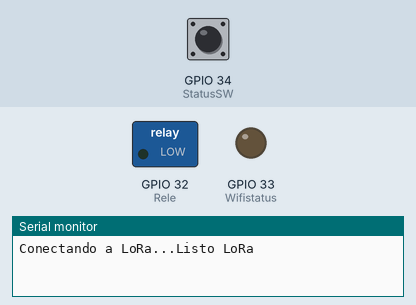
Bench run of a program on a simulated ESP32. Parts: switched loads named in the program (green lamp = pin HIGH), output pins drawn as LEDs (lit = HIGH), the last lines printed to the serial monitor. Inputs (shaded band) come from the test bench; at power-on: GPIO 34 (StatusSW) LOW. WiFi joins after 1.5 s; servers stay silent unless stated; no radio packets arrive unless stated.

Above: at 1.2 s.
1.3 s: GPIO 34 (StatusSW) pulled HIGH for 0.15 s
At 1.38 s:
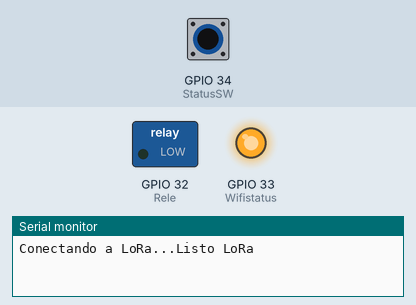
5.4 s: GPIO 34 (StatusSW) pulled HIGH for 3.2 s
At 9.2 s:
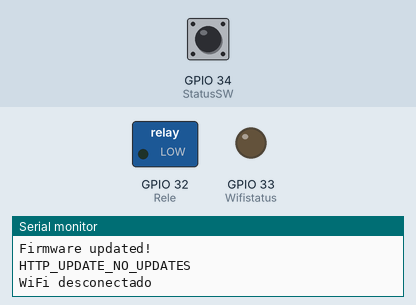
Timing chart, 0 to 10.7 s (numbered marks = the images above; inputs shaded):
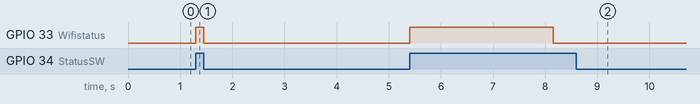

Measured:
- after the input at 1.3 s, GPIO 33 (Wifistatus): LOW → HIGH at once, → LOW 0.15 s later
- after the input at 5.4 s, GPIO 33 (Wifistatus): LOW → HIGH at once, → LOW 2.8 s later

The program:

main.cpp
```cpp
#include <Arduino.h>
#include <ArduinoJson.h>
#include <LoRa.h>
#include <WiFiManager.h>
#include <WiFi.h>
#include <HTTPUpdate.h>
#include "WiFiClientSecure.h"

 //Estos pines fueron utilizados en la prueba de concepto realizada en placa perforada con los componentes modulares, estan sujetos a cambios en la realización de una placa
#define RFM_CS       5
#define RFM_RST      17
#define RFM_DIO0     4
#define Rele     32
#define Wifistatus     33
#define StatusSW     34

int releState = 0;
bool wifiConnect = false;
bool wifiPreviouslyConnected = false;
int ledstate = 0;

const char * rootCACertificate = \
	"-----BEGIN CERTIFICATE-----\n" \
	"MIIDrzCCApegAwIBAgIQCDvgVpBCRrGhdWrJWZHHSjANBgkqhkiG9w0BAQUFADBh\n" \
	"MQswCQYDVQQGEwJVUzEVMBMGA1UEChMMRGlnaUNlcnQgSW5jMRkwFwYDVQQLExB3\n" \
	"d3cuZGlnaWNlcnQuY29tMSAwHgYDVQQDExdEaWdpQ2VydCBHbG9iYWwgUm9vdCBD\n" \
	"QTAeFw0wNjExMTAwMDAwMDBaFw0zMTExMTAwMDAwMDBaMGExCzAJBgNVBAYTAlVT\n" \
	"MRUwEwYDVQQKEwxEaWdpQ2VydCBJbmMxGTAXBgNVBAsTEHd3dy5kaWdpY2VydC5j\n" \
	"b20xIDAeBgNVBAMTF0RpZ2lDZXJ0IEdsb2JhbCBSb290IENBMIIBIjANBgkqhkiG\n" \
	"9w0BAQEFAAOCAQ8AMIIBCgKCAQEA4jvhEXLeqKTTo1eqUKKPC3eQyaKl7hLOllsB\n" \
	"CSDMAZOnTjC3U/dDxGkAV53ijSLdhwZAAIEJzs4bg7/fzTtxRuLWZscFs3YnFo97\n" \
	"nh6Vfe63SKMI2tavegw5BmV/Sl0fvBf4q77uKNd0f3p4mVmFaG5cIzJLv07A6Fpt\n" \
	"43C/dxC//AH2hdmoRBBYMql1GNXRor5H4idq9Joz+EkIYIvUX7Q6hL+hqkpMfT7P\n" \
	"T19sdl6gSzeRntwi5m3OFBqOasv+zbMUZBfHWymeMr/y7vrTC0LUq7dBMtoM1O/4\n" \
	"gdW7jVg/tRvoSSiicNoxBN33shbyTApOB6jtSj1etX+jkMOvJwIDAQABo2MwYTAO\n" \
	"BgNVHQ8BAf8EBAMCAYYwDwYDVR0TAQH/BAUwAwEB/zAdBgNVHQ4EFgQUA95QNVbR\n" \
	"TLtm8KPiGxvDl7I90VUwHwYDVR0jBBgwFoAUA95QNVbRTLtm8KPiGxvDl7I90VUw\n" \
	"DQYJKoZIhvcNAQEFBQADggEBAMucN6pIExIK+t1EnE9SsPTfrgT1eXkIoyQY/Esr\n" \
	"hMAtudXH/vTBH1jLuG2cenTnmCmrEbXjcKChzUyImZOMkXDiqw8cvpOp/2PV5Adg\n" \
	"06O/nVsJ8dWO41P0jmP6P6fbtGbfYmbW0W5BjfIttep3Sp+dWOIrWcBAI+0tKIJF\n" \
	"PnlUkiaY4IBIqDfv8NZ5YBberOgOzW6sRBc4L0na4UU+Krk2U886UAb3LujEV0ls\n" \
	"YSEY1QSteDwsOoBrp+uvFRTp2InBuThs4pFsiv9kuXclVzDAGySj4dzp30d8tbQk\n" \
	"CAUw7C29C79Fv1C5qfPrmAESrciIxpg0X40KPMbp1ZWVbd4=\n" \
	"-----END CERTIFICATE-----\n";

WiFiClientSecure client;

#define URL_fw_Bin "https://raw.githubusercontent.com/Iowlabs/Relay-LoRa/main/firmware/OTAupdate/firmware.bin"

void EstadoWIFI() {
  // Si el pin StatusSW está en HIGH
  if (digitalRead(StatusSW) == HIGH) {
    wifiConnect = true; // Marcar que el Wi-Fi está conectado
    digitalWrite(Wifistatus, HIGH);
  } else {
    wifiConnect = false; // Marcar que el Wi-Fi está desconectado
    digitalWrite(Wifistatus, LOW);
  }
}

void LedWifi(){
  static unsigned long previousMillis = 0; // Tiempo anterior de ejecución de la función
  const unsigned long interval = 800; // Intervalo de tiempo para cambiar el estado del LED

  unsigned long currentMillis = millis(); // Tiempo actual
  if (currentMillis - previousMillis >= interval) { // Si ha pasado el intervalo de tiempo
    previousMillis = currentMillis; // Actualizamos el tiempo anterior

    if (wifiConnect == 1 && wifiPreviouslyConnected) { // Si el Wi-Fi está conectado y estaba conectado previamente
      ledstate = !ledstate; // Cambiamos el estado del LED
      digitalWrite(Wifistatus, ledstate); // Encendemos o apagamos el LED
    } else { // Si el Wi-Fi no está conectado o no estaba conectado previamente
      digitalWrite(Wifistatus, LOW); // Apagamos el LED
    }
  }
}

void ReceptorLoRa(){
  int packetSize = LoRa.parsePacket();
  if (packetSize) {

    StaticJsonDocument<128> doc_rx;
    while (LoRa.available()) {
      String receivedMessage = LoRa.readString();
      Serial.print("Mensaje recibido: ");
      Serial.println(receivedMessage);

      DeserializationError error = deserializeJson(doc_rx, receivedMessage);  //Analiza lo recibido como un JSON para encontrar la posición de RELE
                                                                              // esto es necesario en caso de recibir multiples datos, puede optimizarse de ser pocos
      if (error) {
        Serial.print(F("deserializeJson() failed: "));
        Serial.println(error.c_str());
        return;
      }
      if (doc_rx.containsKey("R000")) {
        releState = doc_rx["R000"];//Busca "Rele" para saber su estado
        Serial.print("Estado del rele: ");
        Serial.println(releState);
      } else {
        Serial.println("El JSON no contiene la clave 'Rele'");
      }
    }
  }
}

void ManejoWifi(){
  if (wifiConnect == 1 && !wifiPreviouslyConnected) {
    // Creamos una instancia de WiFiManager
    WiFi.mode(WIFI_STA);

    WiFiManager wm;

    bool res;
    res = wm.autoConnect("AutoConnectAP","password");

    if(!res) {
      Serial.println("Failed to connect");
      // ESP.restart();
    }
    else {
      //if you get here you have connected to the WiFi
      Serial.println("connected...yeey :)");
      // Una vez que se conecta exitosamente, imprimimos la dirección IP asignada
      Serial.println("Conexión establecida!");
      Serial.print("Dirección IP: ");
      Serial.println(WiFi.localIP());
      wifiPreviouslyConnected = true;
    }
  }
  else if (wifiConnect == 0 && wifiPreviouslyConnected) {
    // Si el pin StatusSW está en LOW, desconectamos el WiFi
    WiFi.disconnect();
    Serial.println("WiFi desconectado");

    wifiPreviouslyConnected = false;
  }
}

void firmwareUpdate(void)
{
  //WiFiClientSecure client;
  client.setCACert(rootCACertificate);
  httpUpdate.setLedPin(Wifistatus, LOW);
  Serial.println("Updating firmware...");
  t_httpUpdate_return ret = httpUpdate.update(client, URL_fw_Bin);
  Serial.println("Firmware updated!");

  switch (ret) {
  case HTTP_UPDATE_FAILED:
    Serial.printf("HTTP_UPDATE_FAILD Error (%d): %s\n", httpUpdate.getLastError(), httpUpdate.getLastErrorString().c_str());
    break;

  case HTTP_UPDATE_NO_UPDATES:
    Serial.println("HTTP_UPDATE_NO_UPDATES");
    break;

  case HTTP_UPDATE_OK:
    Serial.println("HTTP_UPDATE_OK");
    break;
  }
}

void setup() {

  Serial.begin(115200);

  WiFi.mode(WIFI_STA);

  WiFiManager wm;

  wm.resetSettings();

  LoRa.setPins(RFM_CS, RFM_RST, RFM_DIO0); //Setea los pines de LoRa, sin contar miso, mosi y clk que lo realiza la libreria
  pinMode(Rele, OUTPUT); //declara el pin Rele como output
  pinMode(Wifistatus, OUTPUT); //declara el pin Estad Wifi como output
  pinMode(StatusSW, INPUT); //declara el pin SWITCH como input

  Serial.print("Conectando a LoRa..."); //busca inicializar LoRa, si no lo logra se queda suspendido
  while(!LoRa.begin(915E6))
  {
    Serial.print(".");
    delay(500);
  }
  Serial.println("Listo LoRa");

  attachInterrupt(digitalPinToInterrupt(StatusSW), EstadoWIFI, CHANGE);
}

void loop() {

  ManejoWifi();
  if (wifiConnect == 1 && wifiPreviouslyConnected) {
    firmwareUpdate();
  }

  // Espera a recibir un mensaje LoRa
  ReceptorLoRa();

  digitalWrite(Rele, releState);
  /*
  int currentState = digitalRead(Rele);
  Serial.println("Estado actual:");
  Serial.println(currentState);

  // Cambia al estado opuesto
  int newState = !currentState;

  // Escribe el nuevo estado al relé
  digitalWrite(Rele, newState);
  Serial.println("Nuevo estado:");
  Serial.println(newState);
  */
  LedWifi();

  //Serial.println("Versión 1");

  // Espera un tiempo antes de repetir el proceso
  delay(50);
}
```
